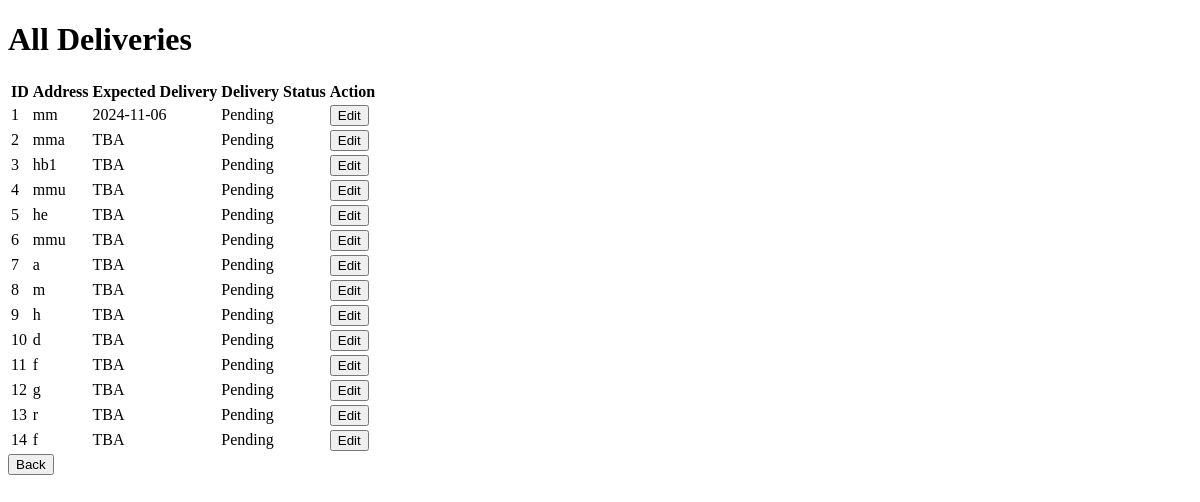
The page /viewdel on the database as committed earlier.
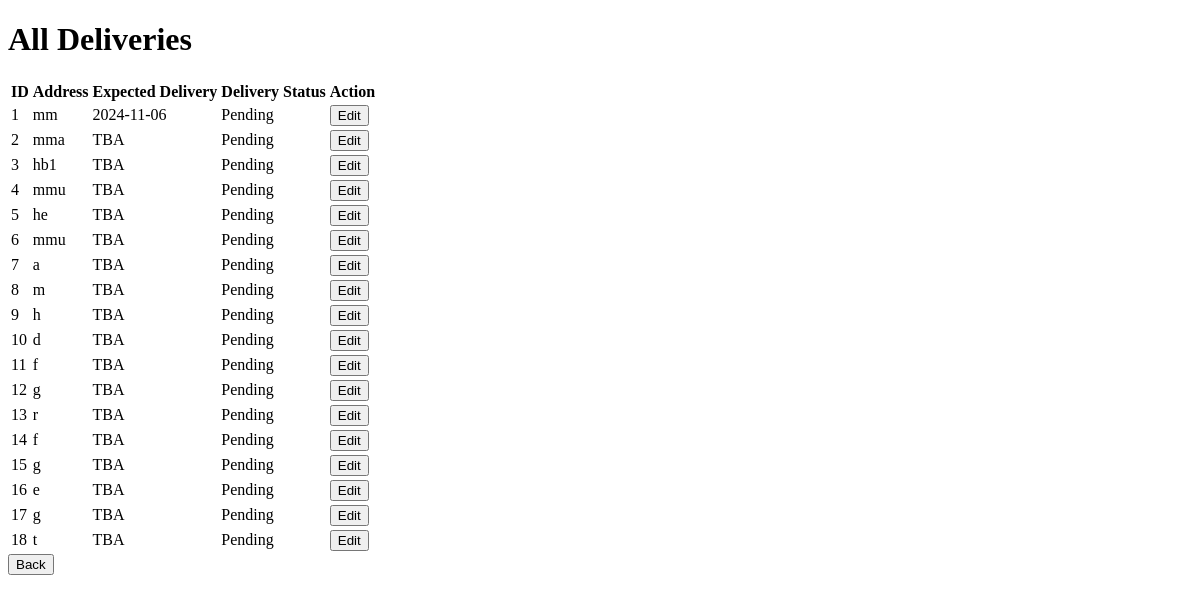
The same page on the database as committed later.
### main.py (models this page shows)
class Delivery(db.Model):
    id = db.Column(db.Integer, primary_key=True)
    customer_id = db.Column(db.Integer, db.ForeignKey('customer.id'), nullable=False)  # Link to customer
    delivery_status = db.Column(db.String(50), default="Pending")
    expected_delivery_date = db.Column(db.String(50), nullable=False)
    address = db.Column(db.String(255), nullable=False)
    customer = db.relationship('customer', backref=db.backref('deliveries', lazy=True))

### main.py (the view)
@tandtweb.route('/viewdel', methods=['GET'])
def view_del():
    delivery_list = Delivery.query.all()
    return render_template('viewdel.html', delivery_list=delivery_list)

### templates/viewdel.html (shortened to what this page needs)
<!DOCTYPE html>
<html lang="en">
<head>
</head>
<body>
    <h1>All Deliveries</h1>
    <table>
        <thead>
            <tr>
                <th>ID</th>
                <th>Address</th>
                <th>Expected Delivery</th>
                <th>Delivery Status</th>
                <th>Action</th>
            </tr>
        </thead>
        <tbody>
            {% for delivery in delivery_list %}
                <tr>
                    <td>{{ delivery.id }}</td>
                    <td>{{ delivery.address }}</td>
                    <td>{{ delivery.expected_delivery_date }}</td>
                    <td>{{ delivery.delivery_status }}</td>
                    <td>
                        <form action="/editdel/{{ delivery.id}}" method="GET" style="display: inline;">
                            <button type="submit">Edit</button>
                        </form>
                    </td>
                </tr>
            {% endfor %}
        </tbody>
    </table>
    <button type="button" onclick="window.location.href='/courierhome'">Back</button>
</body>
</html>

Rows that differ between the two databases and show on the page:
added Delivery: id "15", address "g", expected_delivery_date "TBA", delivery_status "Pending"
added Delivery: id "16", address "e", expected_delivery_date "TBA", delivery_status "Pending"
added Delivery: id "17", address "g", expected_delivery_date "TBA", delivery_status "Pending"
added Delivery: id "18", address "t", expected_delivery_date "TBA", delivery_status "Pending"
